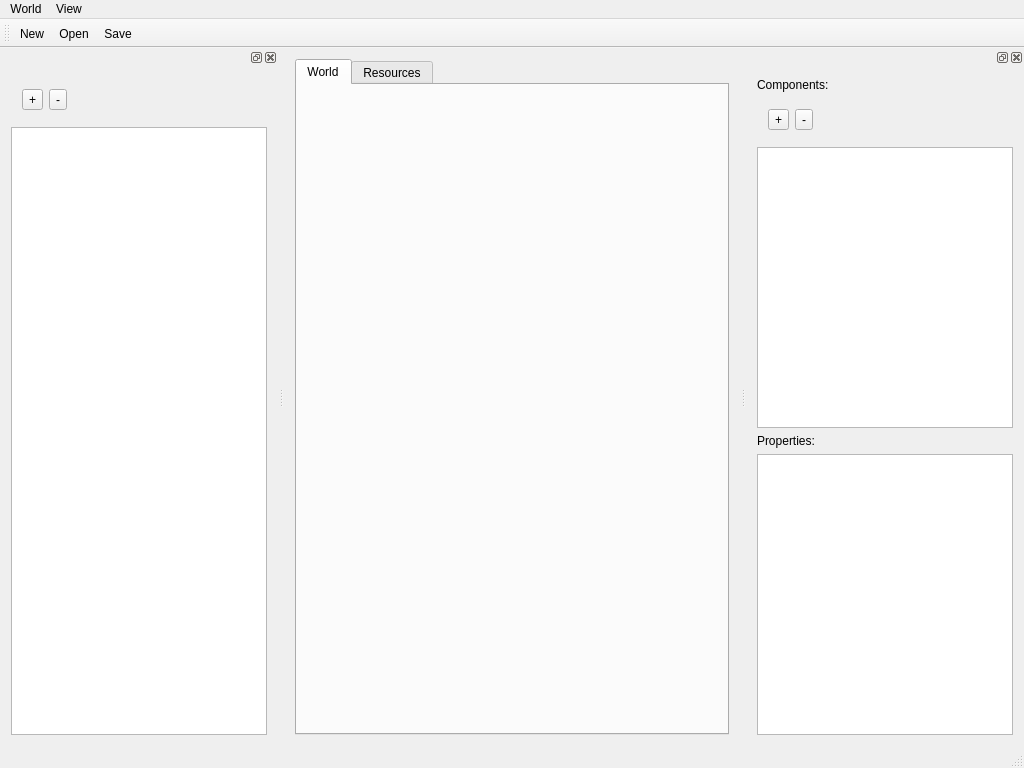
<?xml version="1.0" encoding="UTF-8"?>
<ui version="4.0">
 <class>MainWindow</class>
 <widget class="QMainWindow" name="MainWindow">
  <property name="geometry">
   <rect>
    <x>0</x>
    <y>0</y>
    <width>1024</width>
    <height>768</height>
   </rect>
  </property>
  <property name="contextMenuPolicy">
   <enum>Qt::NoContextMenu</enum>
  </property>
  <property name="windowTitle">
   <string>MainWindow</string>
  </property>
  <widget class="QWidget" name="centralWidget">
   <layout class="QVBoxLayout" name="verticalLayout">
    <item>
     <widget class="QTabWidget" name="editorTabs">
      <property name="currentIndex">
       <number>0</number>
      </property>
      <widget class="QWidget" name="worldTab">
       <attribute name="title">
        <string>World</string>
       </attribute>
       <layout class="QVBoxLayout" name="verticalLayout_4">
        <item>
         <widget class="QWidget" name="renderViewport" native="true"/>
        </item>
       </layout>
      </widget>
      <widget class="QWidget" name="resourceTab">
       <attribute name="title">
        <string>Resources</string>
       </attribute>
      </widget>
     </widget>
    </item>
   </layout>
  </widget>
  <widget class="QMenuBar" name="menuBar">
   <property name="geometry">
    <rect>
     <x>0</x>
     <y>0</y>
     <width>1024</width>
     <height>25</height>
    </rect>
   </property>
   <widget class="QMenu" name="menuWorld">
    <property name="title">
     <string>World</string>
    </property>
    <addaction name="actionNew"/>
    <addaction name="actionOpen"/>
    <addaction name="actionSave"/>
    <addaction name="actionSave_as"/>
   </widget>
   <widget class="QMenu" name="menuView">
    <property name="title">
     <string>View</string>
    </property>
    <addaction name="actionShow_world_tree"/>
    <addaction name="actionShow_entity_s_properties"/>
   </widget>
   <addaction name="menuWorld"/>
   <addaction name="menuView"/>
  </widget>
  <widget class="QToolBar" name="mainToolBar">
   <attribute name="toolBarArea">
    <enum>TopToolBarArea</enum>
   </attribute>
   <attribute name="toolBarBreak">
    <bool>false</bool>
   </attribute>
   <addaction name="actionNew"/>
   <addaction name="actionOpen"/>
   <addaction name="actionSave"/>
  </widget>
  <widget class="QStatusBar" name="statusBar"/>
  <widget class="QDockWidget" name="worldTreeDock">
   <attribute name="dockWidgetArea">
    <number>1</number>
   </attribute>
   <widget class="QWidget" name="dockWidgetContents">
    <layout class="QVBoxLayout" name="verticalLayout_2">
     <item>
      <widget class="QWidget" name="widget_2" native="true">
       <property name="sizePolicy">
        <sizepolicy hsizetype="Preferred" vsizetype="Preferred">
         <horstretch>0</horstretch>
         <verstretch>0</verstretch>
        </sizepolicy>
       </property>
       <layout class="QHBoxLayout" name="horizontalLayout">
        <item>
         <widget class="QToolButton" name="addEntity">
          <property name="text">
           <string>+</string>
          </property>
         </widget>
        </item>
        <item>
         <widget class="QToolButton" name="removeEntity">
          <property name="text">
           <string>-</string>
          </property>
         </widget>
        </item>
        <item>
         <spacer name="horizontalSpacer">
          <property name="orientation">
           <enum>Qt::Horizontal</enum>
          </property>
          <property name="sizeHint" stdset="0">
           <size>
            <width>40</width>
            <height>20</height>
           </size>
          </property>
         </spacer>
        </item>
       </layout>
      </widget>
     </item>
     <item>
      <widget class="QTreeWidget" name="worldTree">
       <attribute name="headerVisible">
        <bool>false</bool>
       </attribute>
       <column>
        <property name="text">
         <string notr="true">1</string>
        </property>
       </column>
      </widget>
     </item>
    </layout>
   </widget>
  </widget>
  <widget class="QDockWidget" name="entityPropsDock">
   <attribute name="dockWidgetArea">
    <number>2</number>
   </attribute>
   <widget class="QWidget" name="dockWidgetContents_3">
    <layout class="QVBoxLayout" name="verticalLayout_3">
     <item>
      <widget class="QLabel" name="label">
       <property name="text">
        <string>Components:</string>
       </property>
      </widget>
     </item>
     <item>
      <widget class="QWidget" name="widget_3" native="true">
       <layout class="QHBoxLayout" name="horizontalLayout_2">
        <item>
         <widget class="QToolButton" name="addComponent">
          <property name="text">
           <string>+</string>
          </property>
         </widget>
        </item>
        <item>
         <widget class="QToolButton" name="removeComponent">
          <property name="text">
           <string>-</string>
          </property>
         </widget>
        </item>
        <item>
         <spacer name="horizontalSpacer_2">
          <property name="orientation">
           <enum>Qt::Horizontal</enum>
          </property>
          <property name="sizeHint" stdset="0">
           <size>
            <width>40</width>
            <height>20</height>
           </size>
          </property>
         </spacer>
        </item>
       </layout>
      </widget>
     </item>
     <item>
      <widget class="QListWidget" name="compList"/>
     </item>
     <item>
      <widget class="QLabel" name="label_2">
       <property name="text">
        <string>Properties:</string>
       </property>
      </widget>
     </item>
     <item>
      <widget class="QTableWidget" name="compPropsTable"/>
     </item>
    </layout>
   </widget>
  </widget>
  <action name="actionNew">
   <property name="text">
    <string>New</string>
   </property>
  </action>
  <action name="actionOpen">
   <property name="text">
    <string>Open</string>
   </property>
  </action>
  <action name="actionSave">
   <property name="text">
    <string>Save</string>
   </property>
  </action>
  <action name="actionSave_as">
   <property name="text">
    <string>Save as</string>
   </property>
  </action>
  <action name="actionShow_world_tree">
   <property name="checkable">
    <bool>true</bool>
   </property>
   <property name="checked">
    <bool>true</bool>
   </property>
   <property name="text">
    <string>Show world tree</string>
   </property>
  </action>
  <action name="actionShow_entity_s_properties">
   <property name="checkable">
    <bool>true</bool>
   </property>
   <property name="checked">
    <bool>true</bool>
   </property>
   <property name="text">
    <string>Show entity's properties</string>
   </property>
  </action>
  <action name="actionAdd_entity">
   <property name="text">
    <string>Add entity</string>
   </property>
  </action>
  <action name="actionRemove_entity">
   <property name="text">
    <string>Remove entity</string>
   </property>
  </action>
  <action name="actionAdd_component">
   <property name="text">
    <string>Add component</string>
   </property>
  </action>
  <action name="actionRemove_component">
   <property name="text">
    <string>Remove component</string>
   </property>
  </action>
 </widget>
 <layoutdefault spacing="6" margin="11"/>
 <resources/>
 <connections>
  <connection>
   <sender>actionShow_world_tree</sender>
   <signal>toggled(bool)</signal>
   <receiver>worldTreeDock</receiver>
   <slot>setVisible(bool)</slot>
   <hints>
    <hint type="sourcelabel">
     <x>-1</x>
     <y>-1</y>
    </hint>
    <hint type="destinationlabel">
     <x>136</x>
     <y>399</y>
    </hint>
   </hints>
  </connection>
  <connection>
   <sender>worldTreeDock</sender>
   <signal>visibilityChanged(bool)</signal>
   <receiver>actionShow_world_tree</receiver>
   <slot>setChecked(bool)</slot>
   <hints>
    <hint type="sourcelabel">
     <x>136</x>
     <y>399</y>
    </hint>
    <hint type="destinationlabel">
     <x>-1</x>
     <y>-1</y>
    </hint>
   </hints>
  </connection>
  <connection>
   <sender>actionShow_entity_s_properties</sender>
   <signal>toggled(bool)</signal>
   <receiver>entityPropsDock</receiver>
   <slot>setVisible(bool)</slot>
   <hints>
    <hint type="sourcelabel">
     <x>-1</x>
     <y>-1</y>
    </hint>
    <hint type="destinationlabel">
     <x>886</x>
     <y>399</y>
    </hint>
   </hints>
  </connection>
  <connection>
   <sender>entityPropsDock</sender>
   <signal>visibilityChanged(bool)</signal>
   <receiver>actionShow_entity_s_properties</receiver>
   <slot>setChecked(bool)</slot>
   <hints>
    <hint type="sourcelabel">
     <x>886</x>
     <y>399</y>
    </hint>
    <hint type="destinationlabel">
     <x>-1</x>
     <y>-1</y>
    </hint>
   </hints>
  </connection>
  <connection>
   <sender>addEntity</sender>
   <signal>clicked()</signal>
   <receiver>actionAdd_entity</receiver>
   <slot>trigger()</slot>
   <hints>
    <hint type="sourcelabel">
     <x>28</x>
     <y>109</y>
    </hint>
    <hint type="destinationlabel">
     <x>-1</x>
     <y>-1</y>
    </hint>
   </hints>
  </connection>
  <connection>
   <sender>removeEntity</sender>
   <signal>clicked()</signal>
   <receiver>actionRemove_entity</receiver>
   <slot>trigger()</slot>
   <hints>
    <hint type="sourcelabel">
     <x>53</x>
     <y>109</y>
    </hint>
    <hint type="destinationlabel">
     <x>-1</x>
     <y>-1</y>
    </hint>
   </hints>
  </connection>
  <connection>
   <sender>addComponent</sender>
   <signal>clicked()</signal>
   <receiver>actionAdd_component</receiver>
   <slot>trigger()</slot>
   <hints>
    <hint type="sourcelabel">
     <x>778</x>
     <y>109</y>
    </hint>
    <hint type="destinationlabel">
     <x>-1</x>
     <y>-1</y>
    </hint>
   </hints>
  </connection>
  <connection>
   <sender>removeComponent</sender>
   <signal>clicked()</signal>
   <receiver>actionRemove_component</receiver>
   <slot>trigger()</slot>
   <hints>
    <hint type="sourcelabel">
     <x>803</x>
     <y>109</y>
    </hint>
    <hint type="destinationlabel">
     <x>-1</x>
     <y>-1</y>
    </hint>
   </hints>
  </connection>
 </connections>
</ui>
